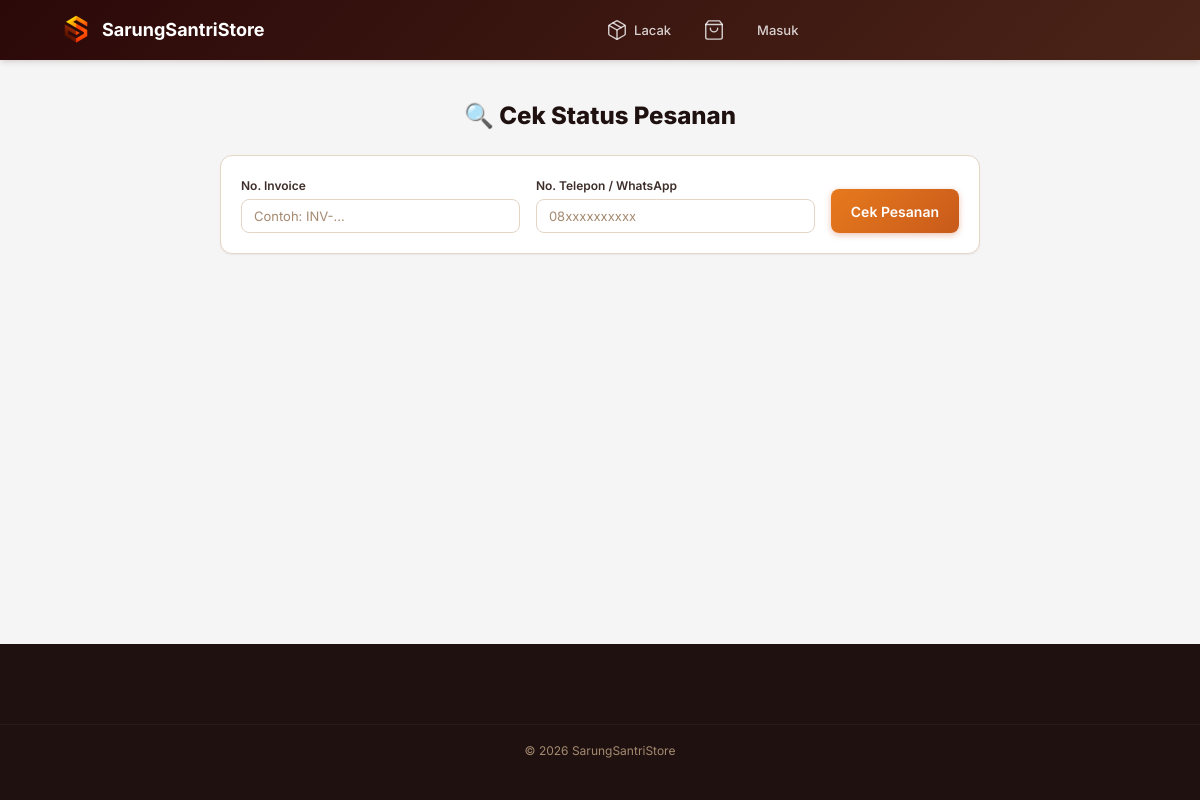
The app's page /shop/track.php with its own data.
### tables this page shows
CREATE TABLE `settings` (
  `id` int(11) NOT NULL,
  `setting_key` varchar(100) NOT NULL,
  `setting_value` text DEFAULT NULL,
  `description` varchar(255) DEFAULT NULL,
  `updated_at` timestamp NOT NULL DEFAULT current_timestamp() ON UPDATE current_timestamp()
);

### includes/helpers.php (called while the page is built, shortened)
<?php
function sanitize($input) {
    return htmlspecialchars(trim($input), ENT_QUOTES, 'UTF-8');
}
function getSetting($key, $default = '') {
    try {
        $db = Database::conn();
        $stmt = $db->prepare("SELECT setting_value FROM settings WHERE setting_key = ?");
        $stmt->execute([$key]);
        $value = $stmt->fetchColumn();
        return $value !== false ? $value : $default;
    } catch (Exception $e) {
        return $default;
    }
}

### includes/auth.php (called while the page is built, shortened)
<?php
function isLoggedIn() {
    return (isset($_SESSION['user_id']) && !empty($_SESSION['user_id'])) || (isset($_SESSION['customer_id']) && !empty($_SESSION['customer_id']));
}

### shop/track.php (the view, shortened to what this page needs)
<?php
$storeName = getSetting('store_name', APP_NAME);
$searchInvoice = sanitize($_GET['invoice'] ?? '');
$searchPhone = sanitize($_GET['phone'] ?? '');
?>
<!DOCTYPE html>
<html lang="id">
<head>
    <link rel="stylesheet" href="<?= ASSETS_URL ?>/css/main.css?v=<?= APP_VERSION ?>">
    <link rel="stylesheet" href="<?= ASSETS_URL ?>/css/ecommerce.css?v=<?= APP_VERSION ?>">
</head>
<body>
    <div class="shop-layout">
        <?php include INCLUDES_PATH . '/shop_navbar.php'; ?>
        <div class="shop-content" style="max-width: 800px; margin: 0 auto; padding: 40px 20px;">
            <h1 style="font-size: 1.5rem; font-weight: 800; margin-bottom: 24px; text-align: center;">🔍 Cek Status Pesanan</h1>
            <div class="card mb-24">
                <div class="card-body">
                    <form method="GET" action="" style="display: grid; gap: 16px; align-items: end;" class="track-form">
                        <div class="form-group mb-0">
                            <label class="form-label">No. Invoice</label>
                            <input type="text" name="invoice" class="form-control" placeholder="Contoh: INV-..." value="<?= htmlspecialchars($searchInvoice) ?>" required>
                        </div>
                        <div class="form-group mb-0">
                            <label class="form-label">No. Telepon / WhatsApp</label>
                            <input type="text" name="phone" class="form-control" placeholder="08xxxxxxxxxx" value="<?= htmlspecialchars($searchPhone) ?>" required>
                        </div>
                        <button type="submit" class="btn btn-primary">Cek Pesanan</button>
                    </form>
                </div>
            </div>
        </div>
        <footer class="shop-footer">
            <div class="shop-footer-bottom">&copy; <?= date('Y') ?> <?= $storeName ?></div>
        </footer>
    </div>
</body>
</html>

### includes/shop_navbar.php (shortened to what this page needs)
<?php
$storeLogo = getSetting('store_logo');
$logoSrc   = $storeLogo
    ? BASE_URL . '/' . $storeLogo
    : BASE_URL . '/assets/img/logo_SSS.png';
?>
<nav class="shop-navbar" role="navigation" aria-label="Navigasi Toko">
    <div class="shop-navbar-inner">
        <a href="<?= BASE_URL ?>/shop/index.php" class="shop-logo">
            <img src="<?= htmlspecialchars($logoSrc) ?>"
                 alt="Logo"
                 class="shop-logo-icon"
                 width="32" height="32"
                 loading="eager"
                 style="background:none;object-fit:contain;padding:0;border-radius:4px;">
            <?= htmlspecialchars($storeName) ?>
        </a>
        <div class="shop-nav-links">
            <a href="<?= BASE_URL ?>/shop/track.php" class="shop-nav-link" title="Lacak Pesanan">
                <span>Lacak</span>
            </a>
            <a href="<?= BASE_URL ?>/shop/cart.php" class="shop-nav-link" title="Keranjang">
                <svg width="22" height="22" viewBox="0 0 24 24" fill="none" stroke="currentColor" stroke-width="1.5" stroke-linecap="round" stroke-linejoin="round" aria-hidden="true">
                    <path d="M6 2L3 6v14a2 2 0 0 0 2 2h14a2 2 0 0 0 2-2V6l-3-4z"/>
                    <line x1="3" y1="6" x2="21" y2="6"/>
                    <path d="M16 10a4 4 0 0 1-8 0"/>
                </svg>
            </a>
            <?php if (isLoggedIn()): $cu = getCurrentUser(); ?>
                <div class="shop-nav-dropdown">
                    <a href="#" class="shop-nav-link" style="cursor:default;">
                        <svg width="22" height="22" viewBox="0 0 24 24" fill="none" stroke="currentColor" stroke-width="1.5" stroke-linecap="round" stroke-linejoin="round" aria-hidden="true">
                            <path d="M20 21v-2a4 4 0 0 0-4-4H8a4 4 0 0 0-4 4v2"/>
                            <circle cx="12" cy="7" r="4"/>
                        </svg>
                        <span><?= htmlspecialchars($cu['full_name'] ?? 'Akun') ?></span>
                    </a>
                    <div class="shop-nav-dropdown-menu">
                        <a href="<?= BASE_URL ?>/shop/account/profile.php">Kelola Profil &amp; Alamat</a>
                        <a href="<?= BASE_URL ?>/shop/account/orders.php">Riwayat Transaksi</a>
                        <div style="border-top:1px solid var(--border-color);margin:4px 0;"></div>
                        <a href="<?= BASE_URL ?>/logout.php" class="text-danger">Keluar</a>
                    </div>
                </div>
            <?php else: ?>
                <a href="<?= BASE_URL ?>/login.php" class="shop-nav-link">Masuk</a>
            <?php endif; ?>
        </div>
    </div>
</nav>

### assets/css/ecommerce.css (style rules this page uses)
.shop-layout { min-height: 100vh; display: flex; flex-direction: column; background: #f5f5f5; }
.shop-navbar { background: linear-gradient(135deg, var(--primary-900), var(--primary-800)); padding: 0; position: sticky; top: 0; z-index: var(--z-sticky); box-shadow: var(--shadow-md); }
.shop-navbar-inner { max-width: 1400px; padding: 0 60px; margin: 0 auto; height: 60px; display: flex; align-items: center; justify-content: space-between; gap: 16px; }
.shop-logo { display: flex; align-items: center; gap: 10px; color: #fff; text-decoration: none; font-weight: 700; font-size: 1.125rem; white-space: nowrap; }
.shop-logo-icon { width: 32px; height: 32px; border-radius: 8px; background: linear-gradient(135deg, var(--primary-400), var(--gold-400)); display: flex; align-items: center; justify-content: center; font-weight: 800; font-size: 0.75rem; color: #fff; }
.shop-nav-links { display: flex; gap: 8px; align-items: center; }
.shop-nav-link { color: rgba(255,255,255,0.8); padding: 8px 12px; border-radius: 8px; font-size: 0.8125rem; font-weight: 500; transition: all 0.2s; display: flex; align-items: center; gap: 6px; text-decoration: none; position: relative; }
.shop-content { flex: 1; max-width: 1400px; margin: 0 auto; padding: 24px 60px; width: 100%; padding-bottom: 80px; }
@media (min-width: 641px) { .shop-content { padding-bottom: 24px; } }
.shop-footer { background: var(--gray-900); color: var(--gray-400); padding: 60px 0 40px; margin-top: auto; }
.shop-footer-bottom { max-width: 1400px; padding: 16px 60px 0; margin: 20px auto 0; border-top: 1px solid var(--gray-800); text-align: center; font-size: 0.75rem; }
.track-form { grid-template-columns: 1fr 1fr auto; }

### records on screen
settings: setting_value (picture)
settings: setting_value "SarungSantriStore"
